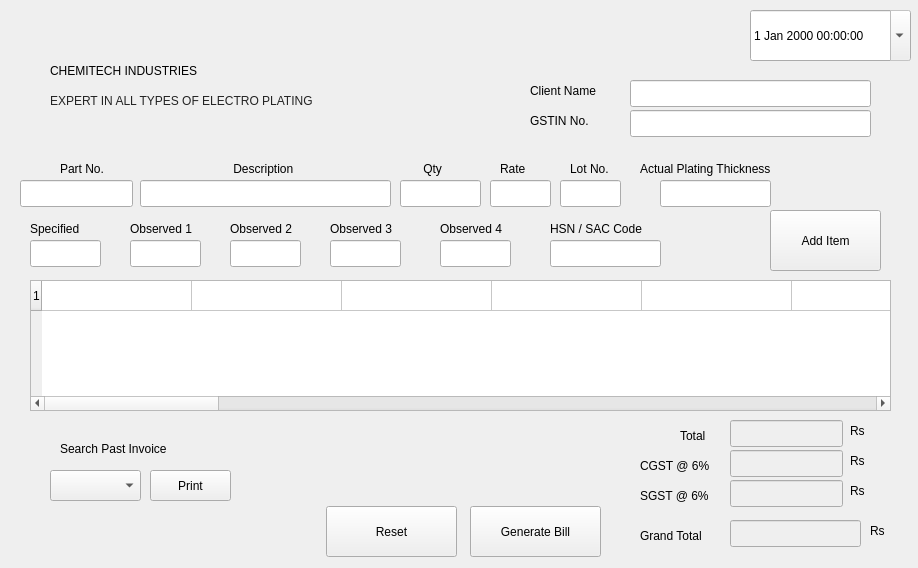
<?xml version="1.0" encoding="UTF-8"?>
<ui version="4.0">
 <class>Form</class>
 <widget class="QWidget" name="Form">
  <property name="geometry">
   <rect>
    <x>0</x>
    <y>0</y>
    <width>918</width>
    <height>568</height>
   </rect>
  </property>
  <property name="maximumSize">
   <size>
    <width>918</width>
    <height>568</height>
   </size>
  </property>
  <property name="windowTitle">
   <string>Billing System</string>
  </property>
  <property name="styleSheet">
   <string notr="true"/>
  </property>
  <widget class="QLabel" name="label_10">
   <property name="geometry">
    <rect>
     <x>50</x>
     <y>60</y>
     <width>301</width>
     <height>21</height>
    </rect>
   </property>
   <property name="styleSheet">
    <string notr="true">font: 20pt &quot;Ubuntu&quot;;
color: rgb(0, 0, 0);
</string>
   </property>
   <property name="text">
    <string>CHEMITECH INDUSTRIES</string>
   </property>
  </widget>
  <widget class="QLabel" name="label_7">
   <property name="geometry">
    <rect>
     <x>680</x>
     <y>420</y>
     <width>41</width>
     <height>31</height>
    </rect>
   </property>
   <property name="styleSheet">
    <string notr="true">color: rgb(0, 0, 0);</string>
   </property>
   <property name="text">
    <string>Total</string>
   </property>
  </widget>
  <widget class="QLabel" name="label_11">
   <property name="geometry">
    <rect>
     <x>50</x>
     <y>90</y>
     <width>331</width>
     <height>21</height>
    </rect>
   </property>
   <property name="autoFillBackground">
    <bool>false</bool>
   </property>
   <property name="styleSheet">
    <string notr="true">font:  12pt &quot;Ubuntu&quot;;
color: rgb(35, 35, 35);
</string>
   </property>
   <property name="text">
    <string>EXPERT IN ALL TYPES OF ELECTRO PLATING</string>
   </property>
  </widget>
  <widget class="QLabel" name="label">
   <property name="geometry">
    <rect>
     <x>60</x>
     <y>160</y>
     <width>61</width>
     <height>17</height>
    </rect>
   </property>
   <property name="styleSheet">
    <string notr="true">color: rgb(0, 0, 0);</string>
   </property>
   <property name="text">
    <string>Part No.</string>
   </property>
  </widget>
  <widget class="QLabel" name="label_12">
   <property name="geometry">
    <rect>
     <x>60</x>
     <y>440</y>
     <width>171</width>
     <height>17</height>
    </rect>
   </property>
   <property name="styleSheet">
    <string notr="true">color: rgb(0, 0, 0);
font: 14pt &quot;Ubuntu&quot;;</string>
   </property>
   <property name="text">
    <string>Search Past Invoice</string>
   </property>
  </widget>
  <widget class="QPushButton" name="pushButton_4">
   <property name="geometry">
    <rect>
     <x>150</x>
     <y>470</y>
     <width>81</width>
     <height>31</height>
    </rect>
   </property>
   <property name="styleSheet">
    <string notr="true">color: rgb(0, 0, 0);</string>
   </property>
   <property name="text">
    <string>Print</string>
   </property>
   <property name="flat">
    <bool>false</bool>
   </property>
  </widget>
  <widget class="QLineEdit" name="part_no">
   <property name="geometry">
    <rect>
     <x>20</x>
     <y>180</y>
     <width>113</width>
     <height>27</height>
    </rect>
   </property>
   <property name="styleSheet">
    <string notr="true">color: rgb(255, 255, 255);</string>
   </property>
  </widget>
  <widget class="QLabel" name="label_2">
   <property name="geometry">
    <rect>
     <x>230</x>
     <y>160</y>
     <width>91</width>
     <height>17</height>
    </rect>
   </property>
   <property name="styleSheet">
    <string notr="true">color: rgb(0, 0, 0);</string>
   </property>
   <property name="text">
    <string> Description</string>
   </property>
  </widget>
  <widget class="QPushButton" name="pushButton">
   <property name="geometry">
    <rect>
     <x>470</x>
     <y>506</y>
     <width>131</width>
     <height>51</height>
    </rect>
   </property>
   <property name="styleSheet">
    <string notr="true">color: rgb(0, 0, 0);</string>
   </property>
   <property name="text">
    <string>Generate Bill</string>
   </property>
   <property name="flat">
    <bool>false</bool>
   </property>
  </widget>
  <widget class="QPushButton" name="pushButton_3">
   <property name="geometry">
    <rect>
     <x>770</x>
     <y>210</y>
     <width>111</width>
     <height>61</height>
    </rect>
   </property>
   <property name="styleSheet">
    <string notr="true">color: rgb(0, 0, 0);</string>
   </property>
   <property name="text">
    <string>Add Item</string>
   </property>
  </widget>
  <widget class="QLabel" name="label_3">
   <property name="geometry">
    <rect>
     <x>420</x>
     <y>160</y>
     <width>31</width>
     <height>17</height>
    </rect>
   </property>
   <property name="styleSheet">
    <string notr="true">color: rgb(0, 0, 0);</string>
   </property>
   <property name="text">
    <string> Qty</string>
   </property>
  </widget>
  <widget class="QLabel" name="label_9">
   <property name="geometry">
    <rect>
     <x>870</x>
     <y>520</y>
     <width>31</width>
     <height>21</height>
    </rect>
   </property>
   <property name="styleSheet">
    <string notr="true">color: rgb(0, 0, 0);</string>
   </property>
   <property name="text">
    <string>Rs</string>
   </property>
  </widget>
  <widget class="QLineEdit" name="part_desc">
   <property name="geometry">
    <rect>
     <x>140</x>
     <y>180</y>
     <width>251</width>
     <height>27</height>
    </rect>
   </property>
  </widget>
  <widget class="QDateTimeEdit" name="dateTimeEdit">
   <property name="geometry">
    <rect>
     <x>750</x>
     <y>10</y>
     <width>161</width>
     <height>51</height>
    </rect>
   </property>
   <property name="focusPolicy">
    <enum>Qt::StrongFocus</enum>
   </property>
   <property name="autoFillBackground">
    <bool>false</bool>
   </property>
   <property name="wrapping">
    <bool>false</bool>
   </property>
   <property name="frame">
    <bool>true</bool>
   </property>
   <property name="readOnly">
    <bool>true</bool>
   </property>
   <property name="calendarPopup">
    <bool>true</bool>
   </property>
  </widget>
  <widget class="QLabel" name="label_4">
   <property name="geometry">
    <rect>
     <x>500</x>
     <y>160</y>
     <width>41</width>
     <height>17</height>
    </rect>
   </property>
   <property name="styleSheet">
    <string notr="true">color: rgb(0, 0, 0);</string>
   </property>
   <property name="text">
    <string>Rate</string>
   </property>
  </widget>
  <widget class="QLabel" name="label_6">
   <property name="geometry">
    <rect>
     <x>530</x>
     <y>80</y>
     <width>91</width>
     <height>21</height>
    </rect>
   </property>
   <property name="styleSheet">
    <string notr="true">color: rgb(0, 0, 0);</string>
   </property>
   <property name="text">
    <string>Client Name</string>
   </property>
  </widget>
  <widget class="QPushButton" name="pushButton_2">
   <property name="geometry">
    <rect>
     <x>326</x>
     <y>506</y>
     <width>131</width>
     <height>51</height>
    </rect>
   </property>
   <property name="styleSheet">
    <string notr="true">color: rgb(0, 0, 0);</string>
   </property>
   <property name="text">
    <string>Reset</string>
   </property>
  </widget>
  <widget class="QLabel" name="label_8">
   <property name="geometry">
    <rect>
     <x>640</x>
     <y>520</y>
     <width>81</width>
     <height>31</height>
    </rect>
   </property>
   <property name="styleSheet">
    <string notr="true">color: rgb(0, 0, 0);</string>
   </property>
   <property name="text">
    <string>Grand Total</string>
   </property>
  </widget>
  <widget class="QLineEdit" name="total">
   <property name="enabled">
    <bool>false</bool>
   </property>
   <property name="geometry">
    <rect>
     <x>730</x>
     <y>420</y>
     <width>113</width>
     <height>27</height>
    </rect>
   </property>
   <property name="readOnly">
    <bool>true</bool>
   </property>
  </widget>
  <widget class="QLineEdit" name="grand_total">
   <property name="enabled">
    <bool>false</bool>
   </property>
   <property name="geometry">
    <rect>
     <x>730</x>
     <y>520</y>
     <width>131</width>
     <height>27</height>
    </rect>
   </property>
   <property name="readOnly">
    <bool>true</bool>
   </property>
  </widget>
  <widget class="QLineEdit" name="qty">
   <property name="geometry">
    <rect>
     <x>400</x>
     <y>180</y>
     <width>81</width>
     <height>27</height>
    </rect>
   </property>
   <property name="inputMethodHints">
    <set>Qt::ImhDigitsOnly</set>
   </property>
  </widget>
  <widget class="QLineEdit" name="rate">
   <property name="geometry">
    <rect>
     <x>490</x>
     <y>180</y>
     <width>61</width>
     <height>27</height>
    </rect>
   </property>
  </widget>
  <widget class="QLineEdit" name="client">
   <property name="geometry">
    <rect>
     <x>630</x>
     <y>80</y>
     <width>241</width>
     <height>27</height>
    </rect>
   </property>
  </widget>
  <widget class="QTableWidget" name="tableWidget">
   <property name="enabled">
    <bool>true</bool>
   </property>
   <property name="geometry">
    <rect>
     <x>30</x>
     <y>280</y>
     <width>861</width>
     <height>131</height>
    </rect>
   </property>
   <property name="styleSheet">
    <string notr="true"/>
   </property>
   <property name="editTriggers">
    <set>QAbstractItemView::NoEditTriggers</set>
   </property>
   <property name="rowCount">
    <number>1</number>
   </property>
   <property name="columnCount">
    <number>24</number>
   </property>
   <attribute name="horizontalHeaderVisible">
    <bool>false</bool>
   </attribute>
   <attribute name="horizontalHeaderDefaultSectionSize">
    <number>150</number>
   </attribute>
   <attribute name="horizontalHeaderHighlightSections">
    <bool>false</bool>
   </attribute>
   <attribute name="verticalHeaderVisible">
    <bool>true</bool>
   </attribute>
   <row/>
   <column>
    <property name="text">
     <string>New Column</string>
    </property>
   </column>
   <column>
    <property name="text">
     <string>Part No</string>
    </property>
   </column>
   <column>
    <property name="text">
     <string>Description</string>
    </property>
   </column>
   <column>
    <property name="text">
     <string>Qty</string>
    </property>
   </column>
   <column>
    <property name="text">
     <string>Rate</string>
    </property>
   </column>
   <column>
    <property name="text">
     <string>Lot No.</string>
    </property>
   </column>
   <column>
    <property name="text">
     <string>Actual Plate Thickness</string>
    </property>
   </column>
   <column>
    <property name="text">
     <string>Specified Thickness</string>
    </property>
   </column>
   <column>
    <property name="text">
     <string>Observation 1</string>
    </property>
   </column>
   <column>
    <property name="text">
     <string>Observation 2</string>
    </property>
   </column>
   <column>
    <property name="text">
     <string>Observation 3</string>
    </property>
   </column>
   <column>
    <property name="text">
     <string>HSN / SAC No.</string>
    </property>
    <property name="font">
     <font>
      <weight>50</weight>
      <bold>false</bold>
     </font>
    </property>
   </column>
   <column/>
   <column/>
   <column/>
   <column/>
   <column/>
   <column/>
   <column/>
   <column/>
   <column/>
   <column/>
   <column/>
   <column/>
  </widget>
  <widget class="QLabel" name="label_13">
   <property name="geometry">
    <rect>
     <x>530</x>
     <y>110</y>
     <width>91</width>
     <height>21</height>
    </rect>
   </property>
   <property name="styleSheet">
    <string notr="true">color: rgb(0, 0, 0);</string>
   </property>
   <property name="text">
    <string>GSTIN No.</string>
   </property>
  </widget>
  <widget class="QLineEdit" name="gst">
   <property name="geometry">
    <rect>
     <x>630</x>
     <y>110</y>
     <width>241</width>
     <height>27</height>
    </rect>
   </property>
  </widget>
  <widget class="QLabel" name="label_14">
   <property name="geometry">
    <rect>
     <x>640</x>
     <y>450</y>
     <width>81</width>
     <height>31</height>
    </rect>
   </property>
   <property name="styleSheet">
    <string notr="true">color: rgb(0, 0, 0);</string>
   </property>
   <property name="text">
    <string>CGST @ 6%</string>
   </property>
  </widget>
  <widget class="QLineEdit" name="cgst_total">
   <property name="enabled">
    <bool>false</bool>
   </property>
   <property name="geometry">
    <rect>
     <x>730</x>
     <y>450</y>
     <width>113</width>
     <height>27</height>
    </rect>
   </property>
   <property name="readOnly">
    <bool>true</bool>
   </property>
  </widget>
  <widget class="QLineEdit" name="sgst_total">
   <property name="enabled">
    <bool>false</bool>
   </property>
   <property name="geometry">
    <rect>
     <x>730</x>
     <y>480</y>
     <width>113</width>
     <height>27</height>
    </rect>
   </property>
   <property name="readOnly">
    <bool>true</bool>
   </property>
  </widget>
  <widget class="QLabel" name="label_16">
   <property name="geometry">
    <rect>
     <x>640</x>
     <y>480</y>
     <width>81</width>
     <height>31</height>
    </rect>
   </property>
   <property name="styleSheet">
    <string notr="true">color: rgb(0, 0, 0);</string>
   </property>
   <property name="text">
    <string>SGST @ 6%</string>
   </property>
  </widget>
  <widget class="QLabel" name="label_15">
   <property name="geometry">
    <rect>
     <x>850</x>
     <y>480</y>
     <width>31</width>
     <height>21</height>
    </rect>
   </property>
   <property name="styleSheet">
    <string notr="true">color: rgb(0, 0, 0);</string>
   </property>
   <property name="text">
    <string>Rs</string>
   </property>
  </widget>
  <widget class="QLabel" name="label_17">
   <property name="geometry">
    <rect>
     <x>850</x>
     <y>450</y>
     <width>31</width>
     <height>21</height>
    </rect>
   </property>
   <property name="styleSheet">
    <string notr="true">color: rgb(0, 0, 0);</string>
   </property>
   <property name="text">
    <string>Rs</string>
   </property>
  </widget>
  <widget class="QLabel" name="label_18">
   <property name="geometry">
    <rect>
     <x>850</x>
     <y>420</y>
     <width>31</width>
     <height>21</height>
    </rect>
   </property>
   <property name="styleSheet">
    <string notr="true">color: rgb(0, 0, 0);</string>
   </property>
   <property name="text">
    <string>Rs</string>
   </property>
  </widget>
  <widget class="QLabel" name="label_5">
   <property name="geometry">
    <rect>
     <x>640</x>
     <y>160</y>
     <width>171</width>
     <height>17</height>
    </rect>
   </property>
   <property name="styleSheet">
    <string notr="true">color: rgb(0, 0, 0);</string>
   </property>
   <property name="text">
    <string>Actual Plating Thickness</string>
   </property>
  </widget>
  <widget class="QLabel" name="label_19">
   <property name="geometry">
    <rect>
     <x>30</x>
     <y>220</y>
     <width>71</width>
     <height>17</height>
    </rect>
   </property>
   <property name="styleSheet">
    <string notr="true">color: rgb(0, 0, 0);</string>
   </property>
   <property name="text">
    <string>Specified</string>
   </property>
  </widget>
  <widget class="QLineEdit" name="actual">
   <property name="geometry">
    <rect>
     <x>660</x>
     <y>180</y>
     <width>111</width>
     <height>27</height>
    </rect>
   </property>
   <property name="styleSheet">
    <string notr="true">color: rgb(255, 255, 255);</string>
   </property>
  </widget>
  <widget class="QLineEdit" name="specified">
   <property name="geometry">
    <rect>
     <x>30</x>
     <y>240</y>
     <width>71</width>
     <height>27</height>
    </rect>
   </property>
  </widget>
  <widget class="QComboBox" name="comboBox">
   <property name="geometry">
    <rect>
     <x>50</x>
     <y>470</y>
     <width>91</width>
     <height>31</height>
    </rect>
   </property>
  </widget>
  <widget class="QLabel" name="label_22">
   <property name="geometry">
    <rect>
     <x>570</x>
     <y>160</y>
     <width>51</width>
     <height>17</height>
    </rect>
   </property>
   <property name="styleSheet">
    <string notr="true">color: rgb(0, 0, 0);</string>
   </property>
   <property name="text">
    <string>Lot No.</string>
   </property>
  </widget>
  <widget class="QLineEdit" name="lot_no">
   <property name="geometry">
    <rect>
     <x>560</x>
     <y>180</y>
     <width>61</width>
     <height>27</height>
    </rect>
   </property>
  </widget>
  <widget class="QLabel" name="label_20">
   <property name="geometry">
    <rect>
     <x>130</x>
     <y>220</y>
     <width>81</width>
     <height>17</height>
    </rect>
   </property>
   <property name="styleSheet">
    <string notr="true">color: rgb(0, 0, 0);</string>
   </property>
   <property name="text">
    <string>Observed 1</string>
   </property>
  </widget>
  <widget class="QLineEdit" name="obs1">
   <property name="geometry">
    <rect>
     <x>130</x>
     <y>240</y>
     <width>71</width>
     <height>27</height>
    </rect>
   </property>
  </widget>
  <widget class="QLabel" name="label_21">
   <property name="geometry">
    <rect>
     <x>230</x>
     <y>220</y>
     <width>81</width>
     <height>17</height>
    </rect>
   </property>
   <property name="styleSheet">
    <string notr="true">color: rgb(0, 0, 0);</string>
   </property>
   <property name="text">
    <string>Observed 2</string>
   </property>
  </widget>
  <widget class="QLineEdit" name="obs2">
   <property name="geometry">
    <rect>
     <x>230</x>
     <y>240</y>
     <width>71</width>
     <height>27</height>
    </rect>
   </property>
  </widget>
  <widget class="QLabel" name="label_23">
   <property name="geometry">
    <rect>
     <x>330</x>
     <y>220</y>
     <width>81</width>
     <height>17</height>
    </rect>
   </property>
   <property name="styleSheet">
    <string notr="true">color: rgb(0, 0, 0);</string>
   </property>
   <property name="text">
    <string>Observed 3</string>
   </property>
  </widget>
  <widget class="QLineEdit" name="obs3">
   <property name="geometry">
    <rect>
     <x>330</x>
     <y>240</y>
     <width>71</width>
     <height>27</height>
    </rect>
   </property>
  </widget>
  <widget class="QLabel" name="label_24">
   <property name="geometry">
    <rect>
     <x>440</x>
     <y>220</y>
     <width>81</width>
     <height>17</height>
    </rect>
   </property>
   <property name="styleSheet">
    <string notr="true">color: rgb(0, 0, 0);</string>
   </property>
   <property name="text">
    <string>Observed 4</string>
   </property>
  </widget>
  <widget class="QLineEdit" name="obs4">
   <property name="geometry">
    <rect>
     <x>440</x>
     <y>240</y>
     <width>71</width>
     <height>27</height>
    </rect>
   </property>
  </widget>
  <widget class="QLineEdit" name="sac">
   <property name="geometry">
    <rect>
     <x>550</x>
     <y>240</y>
     <width>111</width>
     <height>27</height>
    </rect>
   </property>
   <property name="inputMethodHints">
    <set>Qt::ImhDigitsOnly</set>
   </property>
  </widget>
  <widget class="QLabel" name="label_25">
   <property name="geometry">
    <rect>
     <x>550</x>
     <y>220</y>
     <width>111</width>
     <height>17</height>
    </rect>
   </property>
   <property name="styleSheet">
    <string notr="true">color: rgb(0, 0, 0);</string>
   </property>
   <property name="text">
    <string>HSN / SAC Code</string>
   </property>
  </widget>
 </widget>
 <resources/>
 <connections/>
</ui>
